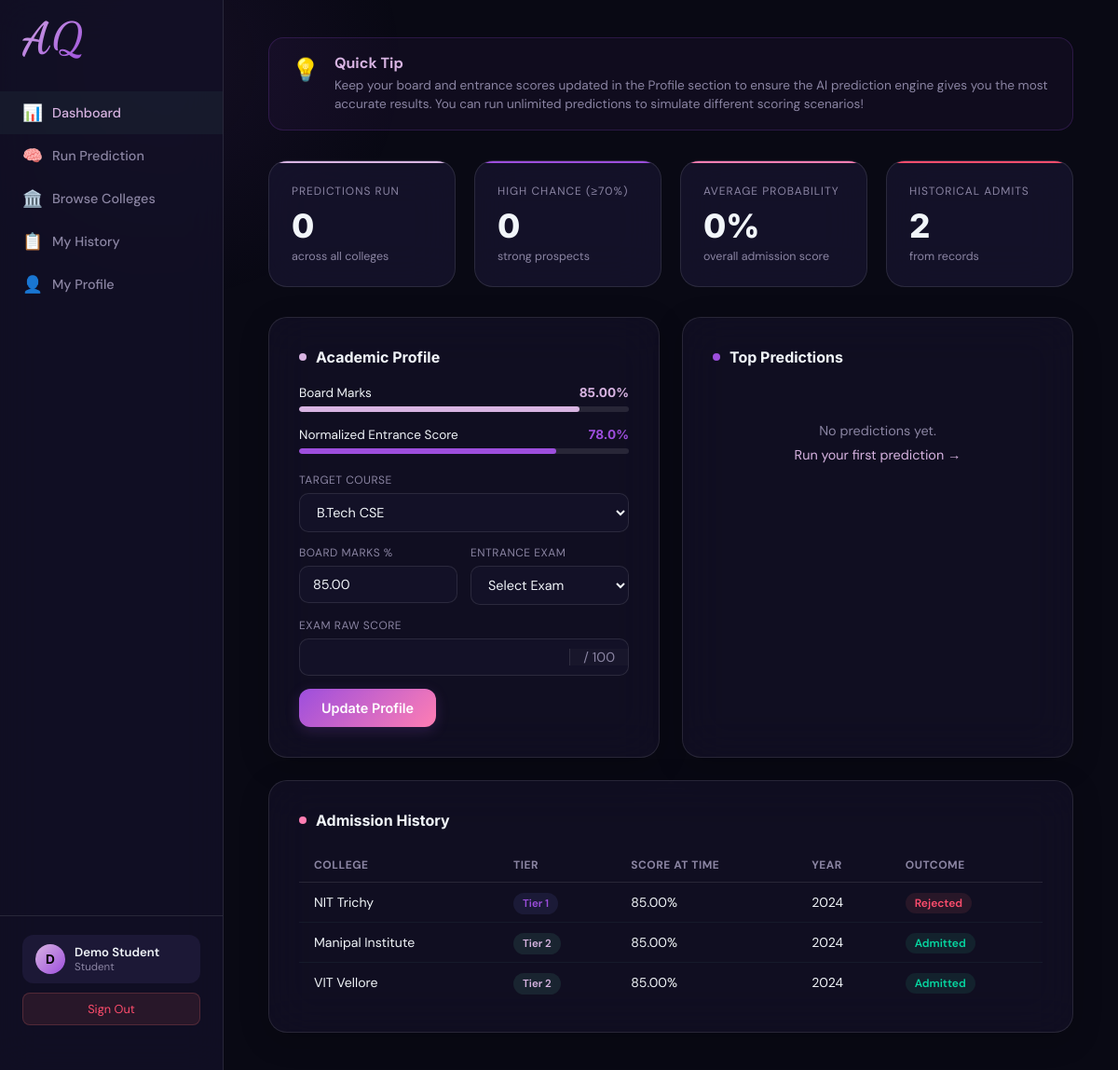
Screenshot of /pages/dashboard.php (signed in) with the database file from the repository.
### tables this page shows
CREATE TABLE IF NOT EXISTS students (
    student_id INT AUTO_INCREMENT PRIMARY KEY,
    name VARCHAR(100) NOT NULL,
    email VARCHAR(150) UNIQUE NOT NULL,
    password VARCHAR(255) NOT NULL,
    student_marks DECIMAL(5,2) DEFAULT 0,
    entrance_scores DECIMAL(5,2) DEFAULT 0,
    preferences TEXT,
    created_at TIMESTAMP DEFAULT CURRENT_TIMESTAMP
);

CREATE TABLE IF NOT EXISTS admission_records (
    record_id INT AUTO_INCREMENT PRIMARY KEY,
    student_id INT NOT NULL,
    college_id INT NOT NULL,
    outcome ENUM('Admitted','Rejected','Waitlisted') NOT NULL,
    previous_scores DECIMAL(5,2),
    year INT DEFAULT 2024,
    FOREIGN KEY (student_id) REFERENCES students(student_id) ON DELETE CASCADE,
    FOREIGN KEY (college_id) REFERENCES colleges(college_id) ON DELETE CASCADE
);

CREATE TABLE IF NOT EXISTS colleges (
    college_id INT AUTO_INCREMENT PRIMARY KEY,
    college_name VARCHAR(200) NOT NULL,
    location VARCHAR(100),
    course_list TEXT,
    cutoff_scores DECIMAL(5,2) DEFAULT 0,
    entrance_cutoff DECIMAL(5,2) DEFAULT 0,
    tier ENUM('Tier 1','Tier 2','Tier 3') DEFAULT 'Tier 2',
    created_at TIMESTAMP DEFAULT CURRENT_TIMESTAMP
);

### includes/config.php (called while the page is built, shortened)
<?php
$COURSES = [
    'B.Tech CSE', 'B.Tech CSAI', 'B.Tech IT', 'B.Tech ECE', 'B.Tech EEE',
    'B.Tech Mechanical', 'B.Tech Civil', 'B.Tech Chemical',
    'BCA', 'MCA', 'BBA', 'MBA', 'BA Economics'
];
?>

### pages/dashboard.php (the view, shortened to what this page needs)
<?php
require_once '../includes/config.php';
$db = getDB();
$studentId = $_SESSION['student_id'];
$stmt = $db->prepare("SELECT * FROM students WHERE student_id = ?");
$stmt->bind_param('i', $studentId);
$stmt->execute();
$student = $stmt->get_result()->fetch_assoc();
$preds = $db->query("
    SELECT p.*, c.college_name, c.tier, c.location
    FROM predictions p JOIN colleges c ON p.college_id=c.college_id
    WHERE p.student_id=$studentId ORDER BY p.probability_score DESC
")->fetch_all(MYSQLI_ASSOC);
$history = $db->query("
    SELECT ar.*, c.college_name, c.tier
    FROM admission_records ar JOIN colleges c ON ar.college_id=c.college_id
    WHERE ar.student_id=$studentId ORDER BY ar.record_id DESC
")->fetch_all(MYSQLI_ASSOC);
$totalPreds = count($preds);
$highChance = count(array_filter($preds, fn($p) => $p['probability_score'] >= 70));
$avgProb    = $totalPreds ? round(array_sum(array_column($preds,'probability_score'))/$totalPreds,1) : 0;
$admitted   = count(array_filter($history, fn($h) => $h['outcome'] === 'Admitted'));
$initials = strtoupper(substr($student['name'],0,1));
?>
<!DOCTYPE html>
<html lang="en">
<head>
</head>
<body>
<aside class="sidebar">
  <div class="sidebar-logo">AQ</div>
  <nav>
    <a href="dashboard.php" class="nav-item active"><span class="nav-icon">📊</span> Dashboard</a>
    <a href="predict.php"   class="nav-item"><span class="nav-icon">🧠</span> Run Prediction</a>
    <a href="colleges.php"  class="nav-item"><span class="nav-icon">🏛️</span> Browse Colleges</a>
    <a href="history.php"   class="nav-item"><span class="nav-icon">📋</span> My History</a>
    <a href="profile.php"   class="nav-item"><span class="nav-icon">👤</span> My Profile</a>
  </nav>
  <div class="sidebar-footer">
    <div class="user-chip">
      <div class="user-av"><?= $initials ?></div>
      <div class="user-info">
        <div class="user-name"><?= htmlspecialchars($student['name']) ?></div>
        <div class="user-role">Student</div>
      </div>
    </div>
    <a href="logout.php" class="logout-btn">Sign Out</a>
  </div>
</aside>
<main class="main">
  <div style="background: rgba(157, 78, 221, 0.05); border: 1px solid rgba(157, 78, 221, 0.2); border-radius: 16px; padding: 16px 24px; margin-bottom: 32px; display: flex; align-items: flex-start; gap: 16px;">
    <div style="font-size: 1.5rem; margin-top: 2px;">💡</div>
    <div>
      <div style="font-weight: 700; color: var(--accent); margin-bottom: 4px;">Quick Tip</div>
      <div style="font-size: 0.85rem; color: var(--muted); line-height: 1.5;">Keep your board and entrance scores updated in the Profile section to ensure the AI prediction engine gives you the most accurate results. You can run unlimited predictions to simulate different scoring scenarios!</div>
    </div>
  </div>
  <div class="stat-grid">
    <div class="stat-card">
      <div class="sc-label">Predictions Run</div>
      <div class="sc-val"><?= $totalPreds ?></div>
      <div class="sc-sub">across all colleges</div>
    </div>
    <div class="stat-card">
      <div class="sc-label">High Chance (≥70%)</div>
      <div class="sc-val"><?= $highChance ?></div>
      <div class="sc-sub">strong prospects</div>
    </div>
    <div class="stat-card">
      <div class="sc-label">Average Probability</div>
      <div class="sc-val"><?= $avgProb ?>%</div>
      <div class="sc-sub">overall admission score</div>
    </div>
    <div class="stat-card">
      <div class="sc-label">Historical Admits</div>
      <div class="sc-val"><?= $admitted ?></div>
      <div class="sc-sub">from records</div>
    </div>
  </div>
  <div class="two-col">
    <div class="card">
      <div class="card-title"><div class="dot"></div> Academic Profile</div>
      <div class="meter-wrap">
        <div class="meter-top">
          <span class="meter-label">Board Marks</span>
          <span class="meter-val" style="color:var(--accent)"><?= $student['student_marks'] ?>%</span>
        </div>
        <div class="meter-bar"><div class="meter-fill" style="width:<?= $student['student_marks'] ?>%;background:var(--accent)"></div></div>
      </div>
      <div class="meter-wrap" style="margin-top:16px">
        <div class="meter-top">
          <span class="meter-label">Normalized Entrance Score</span>
          <span class="meter-val" style="color:var(--accent2)"><?= number_format($student['entrance_scores'], 1) ?>%</span>
        </div>
        <div class="meter-bar"><div class="meter-fill" style="width:<?= $student['entrance_scores'] ?>%;background:var(--accent2)"></div></div>
      </div>
      <form method="POST" style="margin-top:20px">
        <div class="form-group">
          <label>Target Course</label>
          <select name="preferences" required>
            <?php global $COURSES; foreach ($COURSES as $c): ?>
              <option value="<?= htmlspecialchars($c) ?>" <?= ($student['preferences'] ?? '') === $c ? 'selected' : '' ?>><?= htmlspecialchars($c) ?></option>
            <?php endforeach; ?>
          </select>
        </div>
        <div class="form-row">
          <div class="form-group">
            <label>Board Marks %</label>
            <input type="number" name="student_marks" value="<?= $student['student_marks'] ?>" min="0" max="100" step="0.1" required>
          </div>
          <div class="form-group">
            <label>Entrance Exam</label>
            <select name="exam_name" id="exam_select" onchange="updateExamMax()" required>
              <option value="" disabled <?= empty($student['exam_name']) ? 'selected' : '' ?>>Select Exam</option>
            </select>
          </div>
        </div>
        <div class="form-group">
          <label>Exam Raw Score</label>
          <div class="input-wrapper">
            <input type="number" name="exam_raw_score" id="exam_raw" value="<?= isset($student['exam_raw_score']) ? $student['exam_raw_score'] : '' ?>" min="0" step="1" required>
            <div class="input-suffix" id="exam_suffix">/ 100</div>
          </div>
        </div>
        <button type="submit" class="btn btn-primary">Update Profile</button>
      </form>
    </div>
    <div class="card">
      <div class="card-title"><div class="dot" style="background:var(--accent2)"></div> Top Predictions</div>
      <?php if (empty($preds)): ?>
        <div class="empty">No predictions yet.<br>
          <a href="predict.php" style="color:var(--accent);text-decoration:none;margin-top:8px;display:inline-block">Run your first prediction →</a>
        </div>
      <?php endif; ?>
    </div>
  </div>
  <div class="card">
    <div class="card-title"><div class="dot" style="background:var(--accent3)"></div> Admission History</div>
    <?php if (empty($history)): ?>
      <div class="empty">No admission history recorded yet.</div>
    <?php else: ?>
    <div class="table-wrap">
      <table>
        <thead><tr><th>College</th><th>Tier</th><th>Score at Time</th><th>Year</th><th>Outcome</th></tr></thead>
        <tbody>
        <?php foreach($history as $h): ?>
          <tr>
            <td><?= htmlspecialchars($h['college_name']) ?></td>
            <td><span class="pred-badge <?= strtolower(str_replace(' ','',$h['tier'])) ?>"><?= $h['tier'] ?></span></td>
            <td><?= $h['previous_scores'] ?>%</td>
            <td><?= $h['year'] ?></td>
            <td><span class="outcome-badge <?= strtolower($h['outcome']) ?>"><?= $h['outcome'] ?></span></td>
          </tr>
        <?php endforeach; ?>
        </tbody>
      </table>
    </div>
    <?php endif; ?>
  </div>
</main>
</body>
</html>

### rows the page displays
students: name "D", name "Demo Student", student_marks "85.00", entrance_scores "78.0"
admission_records: college.college_name "NIT Trichy", college.tier "Tier 1", previous_scores "85.00", year "2024", outcome "Rejected"
admission_records: college.college_name "Manipal Institute", college.tier "Tier 2", previous_scores "85.00", year "2024", outcome "Admitted"
admission_records: college.college_name "VIT Vellore", college.tier "Tier 2", previous_scores "85.00", year "2024", outcome "Admitted"

### other values shown
$totalPreds "0"
$highChance "0"
$avgProb "0"
$admitted "2"
form field preferences "B.Tech CSE"
